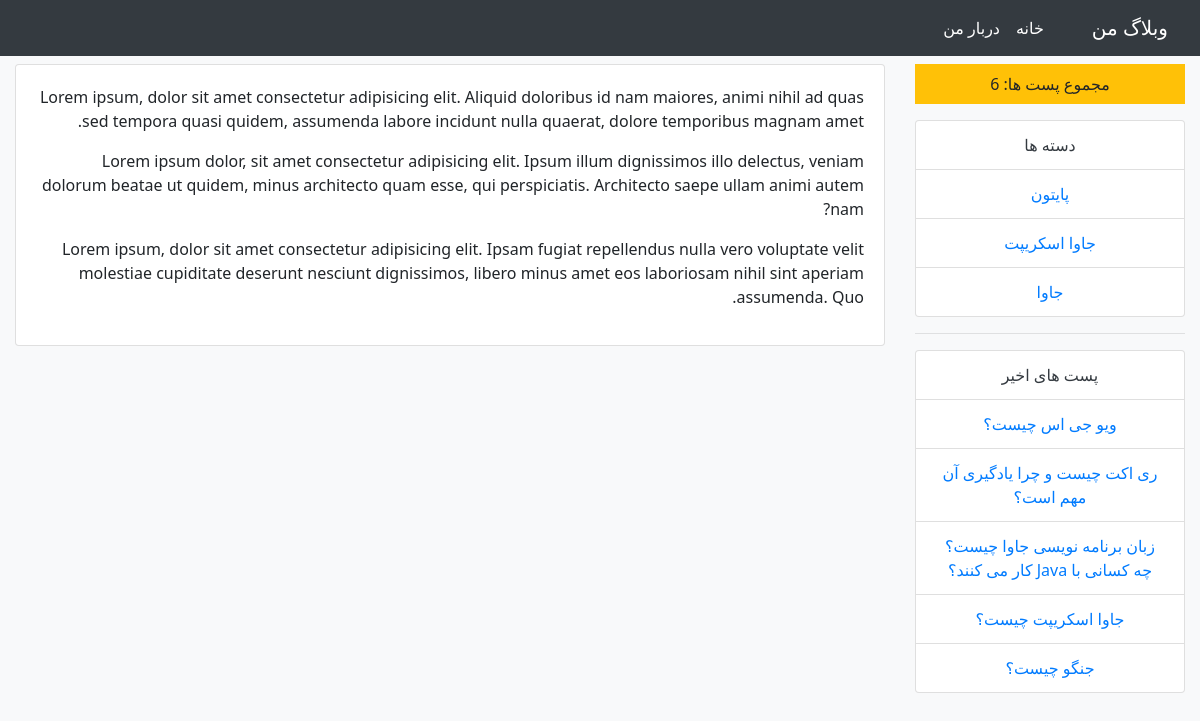
The page /about/ on the database its author committed.
### blog/models.py (models this page shows, shortened)
class Category(models.Model):
    title = models.CharField(max_length=100,unique=True,verbose_name='عنوان')
    class Meta:
        verbose_name = 'دسته'
        verbose_name_plural = 'دسته ها'

class Post(models.Model):
    image = models.ImageField(upload_to='post_img/',null=True,blank=True,verbose_name='تصویر')
    category = models.ForeignKey(Category,on_delete=models.CASCADE,verbose_name='دسته')
    tags = models.ManyToManyField(Tag,blank=True,verbose_name='برچسب ها')
    title = models.CharField(max_length=100,verbose_name='عنوان')
    content = models.TextField(verbose_name='محتوا')
    author = models.ForeignKey(User,on_delete=models.CASCADE,verbose_name='نویسنده')
    created_at = models.DateTimeField(auto_now_add=True,verbose_name='ایجاد شده')
    updated_at = models.DateTimeField(auto_now=True,verbose_name='بروزرسانی شده')
    class Meta:
        verbose_name = 'پست'
        verbose_name_plural = 'پست ها'

### blog/views.py (the view)
# urls.py: path('about/',views.about,name='about'),
def about(request):
    return render(request,'blog/about.html')

### blog/templatetags/blog_tags.py (called while the page is built)
@register.simple_tag
def total_posts():
    return Post.objects.count()

@register.inclusion_tag('blog/post_latest.html')
def show_latest_posts(count=5):
    latest_posts = Post.objects.order_by('-created_at')[:count]
    return {'latest_posts':latest_posts}

@register.inclusion_tag('blog/post_category.html')
def show_categories():
    categories = Category.objects.all()
    return {'categories':categories}

### templates/blog/about.html (shortened to what this page needs)
{% extends 'base.html' %}
{% block content %}
<div class="card" dir="rtl">
    <div class="card-body text-right">
        <p>Lorem ipsum, dolor sit amet consectetur adipisicing elit. Aliquid doloribus id nam maiores, animi nihil ad quas sed tempora quasi quidem, assumenda labore incidunt nulla quaerat, dolore temporibus magnam amet.</p>
        <p>Lorem ipsum dolor, sit amet consectetur adipisicing elit. Ipsum illum dignissimos illo delectus, veniam dolorum beatae ut quidem, minus architecto quam esse, qui perspiciatis. Architecto saepe ullam animi autem nam?</p>
        <p>Lorem ipsum, dolor sit amet consectetur adipisicing elit. Ipsam fugiat repellendus nulla vero voluptate velit molestiae cupiditate deserunt nesciunt dignissimos, libero minus amet eos laboriosam nihil sint aperiam assumenda. Quo.</p>
    </div>
</div>
{% endblock content %}

### templates/blog/post_category.html
<div class="list-group text-center">
    <a href="#" class="list-group-item disabled text-dark">دسته ها</a>
    {% for category in categories %}
        <a href="{% url 'blog:post_by_category' category.id %}" class="list-group-item">{{category.title}}</a>
    {% endfor %}
</div>

### templates/blog/post_latest.html
<div class="list-group text-center">
    <a href="#" class="list-group-item disabled text-dark">پست های اخیر</a>
    {% for post in latest_posts %}
       <a href="{% url 'blog:post_detail' post.id %}" class="list-group-item">{{post.title}}</a>
    {% endfor %}
</div>

### templates/base.html (style rules this page uses)
body { font-family: 'Segoe UI', Tahoma, Geneva, Verdana, sans-serif; }

### rows shown on the page
Category: title "پایتون"
Category: title "جاوا اسکریپت"
Category: title "جاوا"
Post: title "ویو جی اس چیست؟"
Post: title "ری اکت چیست و چرا یادگیری آن مهم است؟"
Post: title "زبان برنامه نویسی جاوا چیست؟ چه کسانی با Java کار می کنند؟"
Post: title "جاوا اسکریپت چیست؟"
Post: title "جنگو چیست؟"
